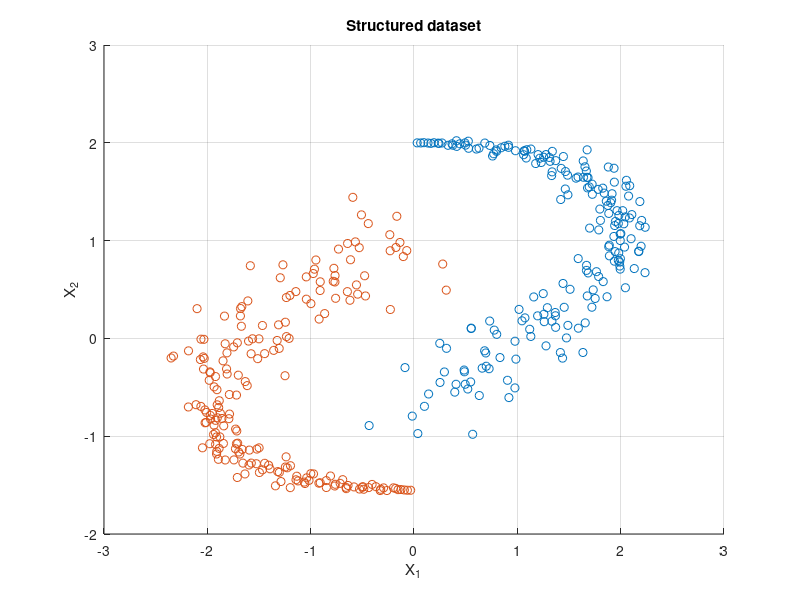

Reproduce this figure in MATLAB. (Note: this script raises an error after producing the figure.)
clc 
clear 
close all 

% ======================== 1.1 ==========================================
%% Kernel PCA 
%{ 
Kernel principal component analysis (KPCA) corresponds to linear PCA in a kernel-induced
feature space, which is non-linearly related to the original input space. Thus, nonlinearities
can be included via the kernel function and the corresponding problem keeps the form of
an eigenvalue problem. Kernel PCA has numerous applications: it can be used for feature
extraction, denoising, dimensionality reduction and density estimation, among others. In
this section, we will explore the use of kernel PCA for denoising.

Unsupervised learning can be done by kernel based PCA (kpca) as described by [30], for which
a primal-dual interpretation with least squares support vector machine formulation has been given
in [37], which has also be further extended to kernel canonical correlation analysis [38] and kernel
PLS.
%} 

clc;
clear;
close all 

nb = 400; % Number of datapoints 
sig = 0.3; % Dataset dispersion 

nb=nb/2;

% construct data
leng = 1;
for t=1:nb, 
  yin(t,:) = [2.*sin(t/nb*pi*leng) 2.*cos(.61*t/nb*pi*leng) (t/nb*sig)]; 
  yang(t,:) = [-2.*sin(t/nb*pi*leng) .45-2.*cos(.61*t/nb*pi*leng) (t/nb*sig)]; 
  samplesyin(t,:)  = [yin(t,1)+yin(t,3).*randn   yin(t,2)+yin(t,3).*randn];
  samplesyang(t,:) = [yang(t,1)+yang(t,3).*randn   yang(t,2)+yang(t,3).*randn];
end

% Plot the original dataset 
figure() 
hold on
grid on 
plot(samplesyin(:,1),samplesyin(:,2),'o');
plot(samplesyang(:,1),samplesyang(:,2),'o');
xlabel('X_1');
ylabel('X_2');
title('Structured dataset');
fig = gcf;
saveas(fig, '../figures/1_1/yinyan_dataset_clean.pdf')

% % User defined parameters 
% nc = 6; % Number of PCA components 
% sig2 = 0.4; % RBF Kernel parameter Sig2 
% % Approximation technique 
% approx = 1; % 1 for Lanczos | 2 for Nystrom

number_components = [2, 4, 6, 8]; 
approx_techniques = [1, 2];
sigma2s = [0.1 0.4 1.0];

for nc = number_components 
    for sig2 = sigma2s 
        for approx  = approx_techniques 
            
            if approx == 1
                approx='eigs';
                approx_name = 'Lanczos';
            else
                approx='eign';
                approx_name = 'Nystrom';
            end

            % calculate the eigenvectors in the feature space (principal components)
            [lam,U] = kpca([samplesyin;samplesyang],'RBF_kernel',sig2,[],approx,nc);

%             % calculate the projections on the principal components
%             Xax = -3:.1:3; Yax = -3.2:.1:3.2;
%             [A,B] = meshgrid(Xax,Yax);
%             grid = [reshape(A,prod(size(A)),1) reshape(B,1,prod(size(B)))'];
%             k = kernel_matrix([samplesyin;samplesyang],'RBF_kernel',sig2,grid)';
%             projections = k*U;
% 
%             %plot the projections on the first component
%             plot(samplesyin(:,1),samplesyin(:,2),'o');
%             hold on;
%             plot(samplesyang(:,1),samplesyang(:,2),'o');
%             contour(Xax,Yax,reshape(projections(:,1),length(Yax),length(Xax)));
%             title(sprintf('Kernel PCA - Input space to first component - N_c = %d, Approx. tech. = %s, sigma^2 = %.1f',nc,approx_name, sig2));
%             xlabel('X_1');
%             ylabel('X_2');


            % Denoise the data by minimizing the reconstruction error
            xd = denoise_kpca([samplesyin;samplesyang],'RBF_kernel',sig2,[],approx,nc);
            h2=figure;
            hold on 
            grid on 
            plot(samplesyin(:,1),samplesyin(:,2),'o');
            plot(samplesyang(:,1),samplesyang(:,2),'o');
            plot(xd(:,1),xd(:,2),'r+');
            title(sprintf('Kernel PCA - N_c = %d, Approx. method = %s, sigma^2 = %.1f',nc,approx_name, sig2),'Interpreter','latex');
            legend('Yin datapoints', 'Yan datapoints', 'Denoised K-PCA datapoints', 'Location', 'southeast') 
            xlabel('X_1');
            ylabel('X_2');
            fig = gcf;
            figname = sprintf('../figures/1_1/kpca_Nc_%d_method_%s_sig2_%.1f.pdf',nc,approx_name, sig2);
            saveas(fig, figname)


            % Projections on the first component using linear PCA
            dat=[samplesyin;samplesyang];
            dat(:,1)=dat(:,1)-mean(dat(:,1));
            dat(:,2)=dat(:,2)-mean(dat(:,2));

            [lam_lin,U_lin] = pca(dat);

%             proj_lin=grid*U_lin;

%             figure; 
%             plot(samplesyin(:,1),samplesyin(:,2),'o');
%             hold on;
%             grid on 
%             plot(samplesyang(:,1),samplesyang(:,2),'o');
% %             contour(Xax,Yax,reshape(proj_lin(:,1),length(Yax),length(Xax)));
%             xdl=dat*U_lin(:,1)*U_lin(:,1)';
%             plot(xdl(:,1),xdl(:,2),'r+');
%             title(sprintf('Linear Kernel PCA (first component) - N_c = %d, Approx. tech. = %s, sigma^2 = %.1f',nc,approx_name, sig2));
%             xlabel('X_1');
%             ylabel('X_2');
         end
    end 
end 


% ======================== 1.2 ==========================================
%% Spectral clustering 
%{ 
    Spectral clustering techniques make use of the eigenvectors of a Laplacian matrix derived
    from the data to create groups of data points that are similar. In this context, the kernel
    function acts as a similarity measure between two data points. The Laplacian matrix is
    consequently obtained by rescaling the kernel matrix. Note that these techniques can be
    interpreted as a form of kernel PCA.
%} 

clear;
clc 
close all 

load two3drings;    
sigmas = [0.001, 0.005, 0.01, 0.02, 0.05, 0.1]; 
[N,d]=size(X);
N_components  = 3;
perm=randperm(N);   % shuffle the data
X=X(perm,:);

for sig2 = sigmas
    K=kernel_matrix(X,'RBF_kernel',sig2);       %compute the RBF kernel (affinity) matrix
    D=diag(sum(K));                             % compute the degree matrix (sum of the columns of K)
    [U,lambda]=eigs(inv(D)*K,N_components);   	% Compute the 3 largest eigenvalues/vectors using Lanczos
                                                % The largest eigenvector does not contain
                                                % clustering information. For binary clustering,
                                                % the solution is the second largest eigenvector.

    clust=sign(U(:,2));                         % Threshold the eigenvector solution to obtain binary cluster indicators

    [y,order]=sort(clust,'descend');            % Sort the data using the cluster information
    Xsorted=X(order,:);

    Ksorted=kernel_matrix(Xsorted,'RBF_kernel',sig2);   % Compute the kernel matrix of the
                                                        % sorted data.

    proj=K*U(:,2:3);                            % Compute the projections onto the subspace spanned by the second,
                                                % and third largest eigenvectors.                                   
 
    figure()
    subplot(1,2,1)
    scatter3(X(:,1),X(:,2),X(:,3),15);
    title('Two interlaced rings in a 3D space');
    xlabel('X_1') 
    ylabel('X_2')
    zlabel('X_3') 
    subplot(1,2,2);
    scatter3(X(:,1),X(:,2),X(:,3),30,clust);
    title(sprintf('Clustering results for sigma^2 = %.3f', sig2));
    xlabel('X_1') 
    ylabel('X_2')
    zlabel('X_3') 
    fig = gcf;
    figname = sprintf('../figures/1_2/spectral_rings_sig2_%.3f.pdf',sig2);
    saveas(fig, figname)
    
    figure();
    subplot(1,2,1);
    imshow(K);
    title('Kernel matrix - original data');
    subplot(1,2,2);
    imshow(Ksorted);
    title(sprintf('Kernel matrix after sorting for sigma^2 = %.3f', sig2));
    fig = gcf;
    figname = sprintf('../figures/1_2/kernel_sig2_%.3f.pdf',sig2);
    saveas(fig, figname)

    figure();
    scatter(proj(:,1),proj(:,2),15,clust);
    title(sprintf('Projection onto 2nd and 3rd largest eigenvectors for sigma^2 = %.3f', sig2));
    grid on 
    xlabel('X_1') 
    ylabel('X_2')
    fig = gcf;
    figname = sprintf('../figures/1_2/1_2_components_sig2_%.3f.pdf',sig2);
    saveas(fig, figname)
    
end 



% ======================== 1.3 ==========================================
%% Fixed size LS-SVM 
%{ 
    Based on the Nystrom approximation, an approximation to the feature map can be obtained.
    This map can consequently be used to construct parametric models in the primal
    representation of the LS-SVM model. The approximation of the feature space is based on a
    fixed subset of data-points. One way to select this fixed-size set is to optimize the entropy
    criterion (kentropy) of the subset.
    In some cases, we are interested in a sparser solution that we can attain using a predefined
    number of representative points. We can achieve this by applying L0-type of a penalty in
    an iterative fashion to an initial fixed-size LS-SVM solution.


    
    Fixed Size LS-SVM is a method for solving large scale regression and classification
    problems. The number of support vectors is pre-fixed beforehand and the support vectors are
    selected from a pool of training data. After estimating eigenfunctions in relation to a Nystrom
    approximation with selection of the support vectors according to an entropy criterion, the LS-SVM
    model is estimated in the primal space.
%} 

clear
clc
close all
disp('running') 
N_values = 100; 
X = 3.*randn(N_values,2);
sample_size = 10;
subset = zeros(sample_size,2);
sigma2s = [0.001, 0.01, 0.1, 1, 10, 100, 1000];

for sig2 = sigma2s
    figure()
    
    for t = 1:N_values
        % new candidate subset
        r = ceil(rand*sample_size);
        candidate = [subset([1:r-1 r+1:end],:); X(t,:)];

        % Quadratic Renyi Entropy (H) for a kernel based estimator
        % The eigenvalue decomposition can also be computed (or
        % approximated) implicitly:
        % >> H = kentropy(X, kernel, sig2)
        H_candidate = kentropy(candidate, 'RBF_kernel',sig2);
        H_subset = kentropy(subset, 'RBF_kernel',sig2);
        if H_candidate > H_subset
            subset = candidate;
        end
        
        plot(X(:,1),X(:,2),'b*'); 
        hold on;
        title(sprintf('Subset candidates for sigma^2 = %.3f',sig2));
        grid on 
        xlabel('X1') 
        ylabel('X2') 
        plot(subset(:,1),subset(:,2),'ro','linewidth',3); 
        hold off; 

    end
    fig = gcf;
    figname = sprintf('../figures/1_3/subsets_sig2_%.3f.pdf',sig2);
    saveas(fig, figname)
end 

%% fslssvm_cript - L_0 approximation 
% Evaluate test errors, number of support vectors, computation time
close all 
clc
clear 

%data = load('breast_cancer_wisconsin_data.mat','-ascii'); function_type = 'c';
data = load('shuttle.dat','-ascii'); function_type = 'c';  data = data(1:700,:);
% data = load('california.dat','-ascii'); function_type = 'f';

X = data(:,1:end-1);
Y = data(:,end);

% binarize the labels for shuttle data (comment these lines for
% california!)
Y(Y == 1) = 1;
Y(Y ~= 1) = -1;

testX = [];
testY = [];

%Parameter for input space selection
%Please type >> help fsoperations; to get more information  
%{ 
k = ...
constant factor used to determine number of representative
points by heursitic k*sqrt(N) where N = dataset size
function_type = 'c' or 'f' for classification & regression
respectively
%}
k = 4;

kernel_type = 'lin_kernel'; % or 'lin_kernel','RBF_kernel', 'poly_kernel'
global_opt = 'csa'; % 'csa' or 'ds'

%Process to be performed
user_process={'FS-LSSVM', 'SV_L0_norm'};
% user_process={'SV_L0_norm'};
window = [5, 10, 15, 20, 25, 30];

[errors, N_support_vectors, time_taken] = fslssvm(X,Y,k,function_type,kernel_type,global_opt,user_process,window,testX,testY);
%IMAGES SAVED MANUALLY 


% ======================== 2.1 ==========================================
%% Homework problems - K-PCA - Denoising digits KERNEL VS LINEAR 
% DIGITS 
%{ 
    
%} 

clear  
close all 
clc 

% Experiments on the handwriting data set on kPCA for reconstruction and denoising
load digits; clear size
[N, dim]=size(X);
Ntest=size(Xtest1,1);
minx=min(min(X)); 
maxx=max(max(X));

% Add noise to the digit maps
noisefactor = 1;
noise = noisefactor*maxx; % sd for Gaussian noise

Xn = X; 
for i=1:N
  randn('state', i);
  Xn(i,:) = X(i,:) + noise*randn(1, dim);
end

Xnt = Xtest1; 
for i=1:size(Xtest1,1)
  randn('state', N+i);
  Xnt(i,:) = Xtest1(i,:) + noise*randn(1,dim);
end

% select training set
Xtr = X(1:1:end,:);
sig2 =dim*mean(var(Xtr)); % rule of thumb
sigmafactor = 0.7;
sig2=sig2*sigmafactor;

% kernel based Principal Component Analysis using the original training data
disp('Kernel PCA: extract the principal eigenvectors in feature space');
disp(['sig2 = ', num2str(sig2)]);

% linear PCA
[lam_lin,U_lin] = pca(Xtr);

% kernel PCA
[lam,U] = kpca(Xtr,'RBF_kernel',sig2,[],'eig',240); 
[lam, ids]=sort(-lam); lam = -lam; U=U(:,ids);

% Denoise using the first principal components
disp(' ');
disp(' Denoise using the first PCs');

% choose the digits for test
digs = [0:9]; 
ndig=length(digs);
m=2; % Choose the mth data for each digit 

Xdt=zeros(ndig,dim);

% figure of all digits
figure(1); 
colormap('gray'); 
title('Denosing using linear PCA'); 
tic

% which number of eigenvalues of kpca
npcs = [2.^(0:7) 190];
lpcs = length(npcs);

% KPCA RECONSTRUCTION 
for k=1:lpcs
    nb_pcs=npcs(k); 
    disp(['nb_pcs = ', num2str(nb_pcs)]); 
    Ud=U(:,(1:nb_pcs)); lamd=lam(1:nb_pcs);
    for i=1:ndig
        dig=digs(i);
        fprintf('digit %d : ', dig)
        xt=Xnt(i,:);
        if k==1 
            % plot the original clean digits
            subplot(2+lpcs, ndig, i);
            pcolor(1:15,16:-1:1,reshape(Xtest1(i,:), 15, 16)'); 
            shading interp; 
            
            set(gca,'xticklabel',[]);set(gca,'yticklabel',[]);        
            if i==1
                ylabel('original')
            end 

            % plot the noisy digits 
            subplot(2+lpcs, ndig, i+ndig); 
            pcolor(1:15,16:-1:1,reshape(xt, 15, 16)'); 
            shading interp; 
            set(gca,'xticklabel',[]);
            set(gca,'yticklabel',[]);        
            if i==1
                ylabel('noisy')
            end
            drawnow
        end    
        Xdt(i,:) = preimage_rbf(Xtr,sig2,Ud,xt,'denoise');
        subplot(2+lpcs, ndig, i+(2+k-1)*ndig);
        pcolor(1:15,16:-1:1,reshape(Xdt(i,:), 15, 16)'); 
        shading interp; 
        set(gca,'xticklabel',[]);
        set(gca,'yticklabel',[]);           
        if i==1
            ylabel(['n=',num2str(nb_pcs)])
        end
        drawnow    
    end % for i
end % for k
fig = gcf;
figname = '../figures/2_1/KPCA.pdf';
saveas(fig, figname)


% denosing using Linear PCA for comparison
% which number of eigenvalues of pca
npcs = [2.^(0:7) 190];
lpcs = length(npcs);
% LINEAR RECONSTRUCTION 
figure(2); 
colormap('gray');
title('Denosing using linear PCA');
for k=1:lpcs
    nb_pcs=npcs(k); 
    Ud=U_lin(:,(1:nb_pcs)); lamd=lam(1:nb_pcs);

    for i=1:ndig
        dig=digs(i);
        xt=Xnt(i,:);
        proj_lin=xt*Ud; % projections of linear PCA
        if k==1 
            % plot the original clean digits
            subplot(2+lpcs, ndig, i);
            pcolor(1:15,16:-1:1,reshape(Xtest1(i,:), 15, 16)'); 
            
            shading interp; 
            set(gca,'xticklabel',[]);set(gca,'yticklabel',[]);                
            if i==1, ylabel('original'), end  

            % plot the noisy digits 
            subplot(2+lpcs, ndig, i+ndig); 
            pcolor(1:15,16:-1:1,reshape(xt, 15, 16)'); shading interp; 
            set(gca,'xticklabel',[]);set(gca,'yticklabel',[]);  
            
            if i==1
                ylabel('noisy') 
            end
        end
        Xdt_lin(i,:) = proj_lin*Ud';
        subplot(2+lpcs, ndig, i+(2+k-1)*ndig);
        pcolor(1:15,16:-1:1,reshape(Xdt_lin(i,:), 15, 16)'); shading interp; 
        set(gca,'xticklabel',[]);set(gca,'yticklabel',[]);        

        if i==1 
            ylabel(['n=',num2str(nb_pcs)])
        end
    end % for i
end % for k
fig = gcf;
figname = '../figures/2_1/Linear_PCA.pdf';
saveas(fig, figname)


%% Homework problems - K-PCA - Denoising digits Test with different sigma values 
clear  
close all 
clc 

% Experiments on the handwriting data set on kPCA for reconstruction and denoising
load digits; clear size
[N, dim]=size(X);
Ntest=size(Xtest1,1);
minx=min(min(X)); 
maxx=max(max(X));

% Add noise to the digit maps
noisefactor = 1;
noise = noisefactor*maxx; % sd for Gaussian noise

Xn = X; 
for i=1:N
  randn('state', i);
  Xn(i,:) = X(i,:) + noise*randn(1, dim);
end

Xnt = Xtest1; 
for i=1:size(Xtest1,1)
  randn('state', N+i);
  Xnt(i,:) = Xtest1(i,:) + noise*randn(1,dim);
end

% select training set
Xtr = X(1:1:end,:);
sig2 =dim*mean(var(Xtr)); % rule of thumb

sigmafactors = [0.1, 1, 10, 100];

for sigmafactor = sigmafactors
    % sigmafactor = 0.7;
    sig2=sig2*sigmafactor;

    % kernel based Principal Component Analysis using the original training data
    disp('Kernel PCA: extract the principal eigenvectors in feature space');
    disp(['sig2 = ', num2str(sig2)]);

    % linear PCA
    [lam_lin,U_lin] = pca(Xtr);

    % kernel PCA
    [lam,U] = kpca(Xtr,'RBF_kernel',sig2,[],'eig',240); 
    [lam, ids]=sort(-lam); lam = -lam; U=U(:,ids);

    % Denoise using the first principal components
    disp(' ');
    disp(' Denoise using the first PCs');

    % choose the digits for test
    digs = [0:9]; 
    ndig=length(digs);
    m=2; % Choose the mth data for each digit 

    Xdt=zeros(ndig,dim);

    % figure of all digits
    figure(); 
    colormap('gray'); 
    title('Denosing using linear PCA'); 
    tic

    % which number of eigenvalues of kpca
    npcs = [2.^(0:7) 190];
    lpcs = length(npcs);

    % KPCA RECONSTRUCTION 
    for k=1:lpcs
        nb_pcs=npcs(k); 
        disp(['nb_pcs = ', num2str(nb_pcs)]); 
        Ud=U(:,(1:nb_pcs)); lamd=lam(1:nb_pcs);
        for i=1:ndig
            dig=digs(i);
            fprintf('digit %d : ', dig)
            xt=Xnt(i,:);
            if k==1 
                % plot the original clean digits
                subplot(2+lpcs, ndig, i);
                pcolor(1:15,16:-1:1,reshape(Xtest1(i,:), 15, 16)'); 
                shading interp; 

                set(gca,'xticklabel',[]);set(gca,'yticklabel',[]);        
                if i==1
                    ylabel('original')
                end 

                % plot the noisy digits 
                subplot(2+lpcs, ndig, i+ndig); 
                pcolor(1:15,16:-1:1,reshape(xt, 15, 16)'); 
                shading interp; 
                set(gca,'xticklabel',[]);
                set(gca,'yticklabel',[]);        
                if i==1
                    ylabel('noisy')
                end
                drawnow
            end    
            Xdt(i,:) = preimage_rbf(Xtr,sig2,Ud,xt,'denoise');
            subplot(2+lpcs, ndig, i+(2+k-1)*ndig);
            pcolor(1:15,16:-1:1,reshape(Xdt(i,:), 15, 16)'); 
            shading interp; 
            set(gca,'xticklabel',[]);
            set(gca,'yticklabel',[]);           
            if i==1
                ylabel(['n=',num2str(nb_pcs)])
            end
            drawnow    
        end % for i
    end % for k
    fig = gcf;
    figname = sprintf('../figures/2_1/KPCA_sigmafactor_%.2f.pdf',sigmafactor);
    saveas(fig, figname)
end



%% Homework problems - K-PCA - RECONSTRUCTION ERROR 
% DIGITS 
%{ 
    
%} 

% DO THIS QUESTION !!!!!!!!!!!!!!!!!!!!!!!!!!!!!!!!!!!!!!!


% ======================== 2.2.1 ==========================================
%% Fixed size LS-SVM - Shuttle 
%{ 
    Number of attributes = 9 
    Classification 
    Number instances = 58000
    Multivariate 
    80% of data belongs to 1 class (default accuracy = 80%) 
%} 

close all 
clc
clear 

data = load('shuttle.dat','-ascii'); 
function_type = 'c'; 
data = data(1:700,:);

X = data(:,1:end-1);
Y = data(:,end);

Y(Y == 1) = 1;
Y(Y ~= 1) = -1;

testX = [];
testY = [];


% Plot section of the data 
figure() 


%Parameter for input space selection
%Please type >> help fsoperations; to get more information  

k = 4;
% function_type = 'c'; %'c' - classification, 'f' - regression  
kernel_type = 'RBF_kernel'; % or 'lin_kernel', 'poly_kernel'
global_opt = 'csa'; % 'csa' or 'ds'

%Process to be performed
user_process={'FS-LSSVM'};
window = [10,15,20,25,30];

figure() 
[e,s,t] = fslssvm(X,Y,k,function_type,kernel_type,global_opt,user_process,window,testX,testY);



% ======================== 2.2.1 ==========================================

%% Fixed size LS-SVM - Califorinia 
data = load('california.dat','-ascii'); function_type = 'f';
% addpath('../LSSVMlab')

X = data(:,1:end-1);
Y = data(:,end);
testX = [];
testY = [];

%%

%Parameter for input space selection
%Please type >> help fsoperations; to get more information  

k = 4;
% function_type = 'c'; %'c' - classification, 'f' - regression  
kernel_type = 'RBF_kernel'; % or 'lin_kernel', 'poly_kernel'
global_opt = 'csa'; % 'csa' or 'ds'

%Process to be performed
user_process={'FS-LSSVM'};
window = [15,20,25];

[e,s,t] = fslssvm(X,Y,k,function_type,kernel_type,global_opt,user_process,window,testX,testY);



